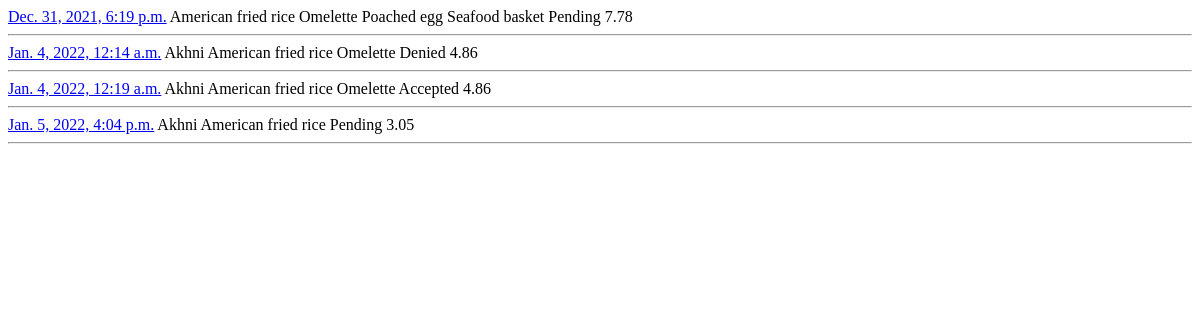
Before: /order/user_order_history (signed in) with the older database file.
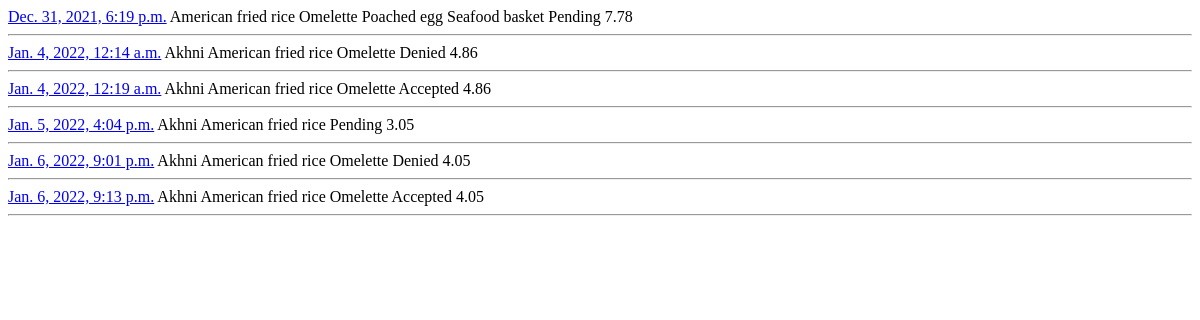
After: the same page with the newer database file.
### order/models.py (models this page shows, shortened)
class Order(models.Model):
    STATUS = (
        ("Pending","Pending"),
        ("Accepted","Accepted"),
        ("Denied","Denied")
        )
    employee = models.ForeignKey(Employee,on_delete=models.CASCADE,null=True,blank=True)
    meals = models.ManyToManyField(Meal,blank=True)
    created_at = models.DateTimeField(auto_now_add=True)
    menu = models.ForeignKey(Menu,blank=True,on_delete=models.CASCADE,null=True,)
    order_status = models.CharField(default="Pending",choices=STATUS,blank=True,null=True,max_length=10)
    order_cost = models.DecimalField(max_digits=6,decimal_places=2,default=0)
    def get_absolute_url(self):
        return reverse("order:view_order", kwargs={"pk": self.pk})

### meal/models.py (models this page shows, shortened)
class Meal(models.Model):
    category =models.ForeignKey(Category,on_delete=models.CASCADE,null=True)
    name = models.CharField(max_length=100,blank=True)
    price = models.DecimalField(max_digits=6,decimal_places=2,default=0)
    description = models.TextField(blank=True,null=True)
    calories = models.IntegerField(default=0)
    created_at = models.DateTimeField(auto_now_add=True)
    meal_img = models.ImageField(null=True,default="meal-default.png",upload_to=img_path)
    def __str__(self):
        return self.name

### order/views.py (the view)
# urls.py: path("user_order_history",views.user_order_history,name="user_order_history"),
def user_order_history(request):
    employee = get_object_or_404(Employee,user=request.user.id)
    orders = employee.order_set.all()
    context={
        "orders":orders
    }
    return render(request,"employee/order_history.html",context)

### main/context_processors.py (called while the page is built)
def bag(request):
    return {"bag":Custom_Session(request)}

### templates/employee/order_history.html
{% for order in orders %}
 <a href="{{order.get_absolute_url}}">{{order.created_at}}</a>
{% for meal in order.meals.all %}
  {{meal}}
{% endfor %}
{{order.order_status}}
{{order.order_cost}}
<hr>
{% endfor %}

Changed rows visible on the page:
added Order: created_at "Jan. 6, 2022, 9:01 p.m.", order_status "Denied", order_cost "4.05", Meal (name "Akhni"), Meal (name "American fried rice"), Meal (name "Omelette")
added Order: created_at "Jan. 6, 2022, 9:13 p.m.", order_status "Accepted", order_cost "4.05", Meal (name "Akhni"), Meal (name "American fried rice"), Meal (name "Omelette")
